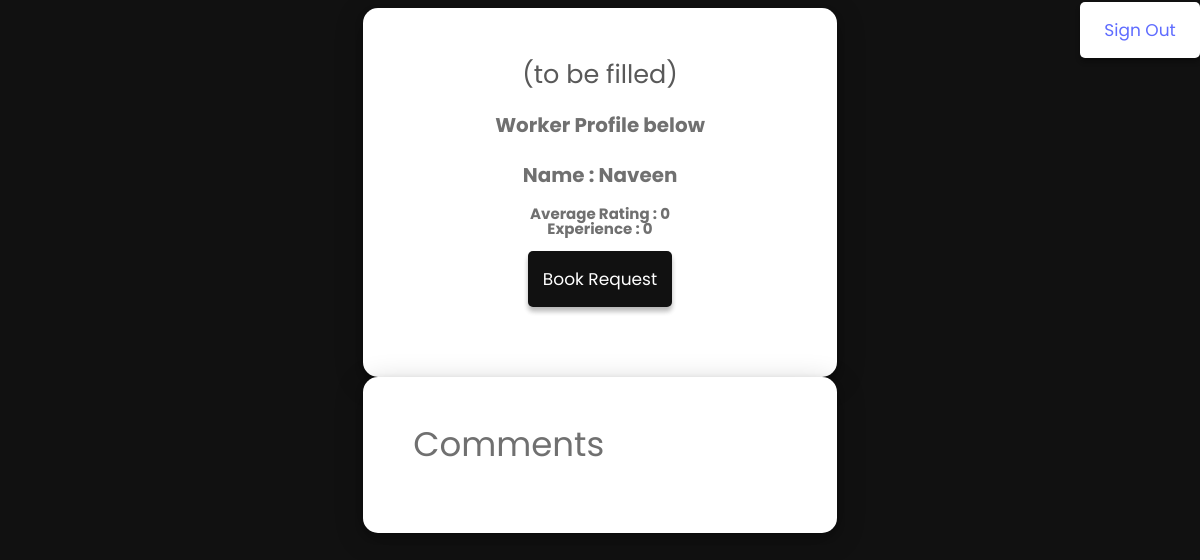
The page /workerProfile.php?workerID=aa7372eaa327ee4372711da7f26f73c5 (signed in) on the database as committed earlier.
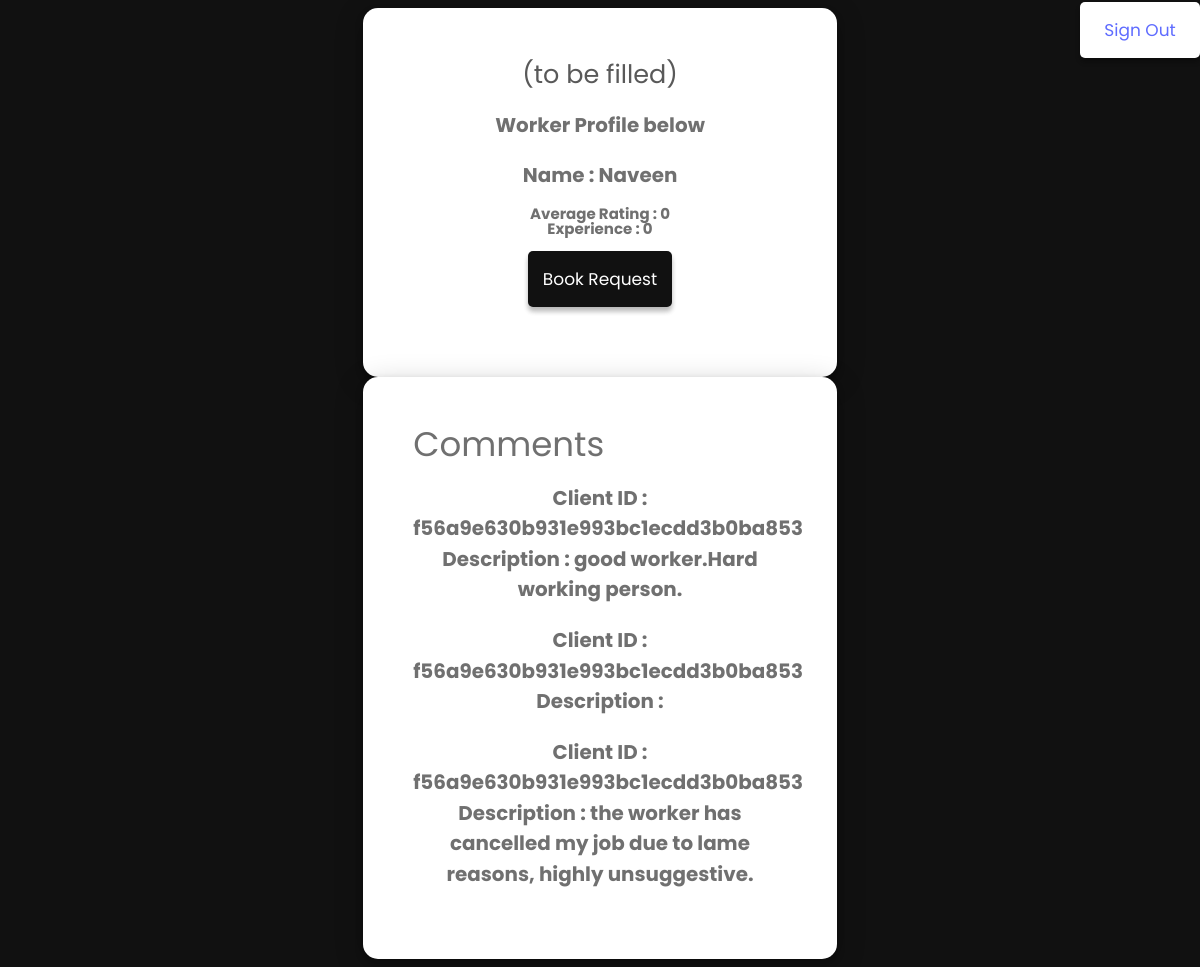
The same page on the database as committed later.
### tables this page shows
CREATE TABLE `comment` (
  `commentID` int(11) NOT NULL,
  `jobID` int(11) NOT NULL,
  `workerID` varchar(32) NOT NULL,
  `clientID` varchar(32) NOT NULL,
  `description` varchar(1000) NOT NULL
);

### workerProfile.php (the view, shortened to what this page needs)
<?php
include 'config.php' ;
if( $_SESSION['userType'] ){
    $workerID = "" ;
    if( isset($_GET['workerID']) ){
        $workerID = $_GET['workerID'] ;
    }
    $selectWorkers = "SELECT * FROM worker,account where worker.workerID=account.ID and workerID = '$workerID' ";
    $result = mysqli_query( $conn, $selectWorkers ) ;
    $row = mysqli_fetch_assoc($result) ;
    $printName = $row['name'] ;
    $printAverageRating = $row['averageRating'] ;
    $printExperience = $row['experience'] ;
    $workerID = $row['workerID'] ;
?>
<!DOCTYPE html>
<html>
    <head>
        <link rel="stylesheet" type="text/css" href="1Level/darkTheme.css">
    </head>
    <body>
        <div class="logout">
            <button type="button" onclick="location.href='logout.php'" name="Logout" id="submit-button" style="background-color: white; color:rgb(95, 108, 255);">Sign Out</button>
        </div>
            <div class="form">
                <h2>(to be filled)</h2>
                <h3>Worker Profile below</h3>
                <?php
                echo "<h3>Name : $printName ";
                echo "<p>Average Rating : $printAverageRating<br>Experience : $printExperience</p>" ;
                if( $_SESSION['userType'] == "C" ){
                    echo "<a href='book.php?workerID=$workerID' id='submit-button'><button>Book Request</button></a></h3>" ;
                }
                ?>
            </div>
            <div class="form">
                <h1>Comments</h1>
                <?php
                $selectAllComments = "SELECT * FROM comment where workerID='$workerID' " ;
                if ( $result = mysqli_query( $conn, $selectAllComments) ) {
                    while ( $row = mysqli_fetch_assoc($result) ) {
                        $printClientID = $row['clientID'] ;
                        $printDescription = $row['description'] ;
                        echo "<h3>Client ID : $printClientID<br>Description : $printDescription<br>";
                    }
                }
                ?>
            </div>
    </body>
 </html>
 <?php
    }
    else{
        header("location:index.html") ;
    }
    ?>

Rows that differ between the two databases and show on the page:
added comment: clientID "f56a9e630b931e993bc1ecdd3b0ba853", description "good worker.Hard working person."
added comment: clientID "f56a9e630b931e993bc1ecdd3b0ba853"
added comment: clientID "f56a9e630b931e993bc1ecdd3b0ba853", description "the worker has cancelled my job due to lame reasons, highly unsuggestive."
